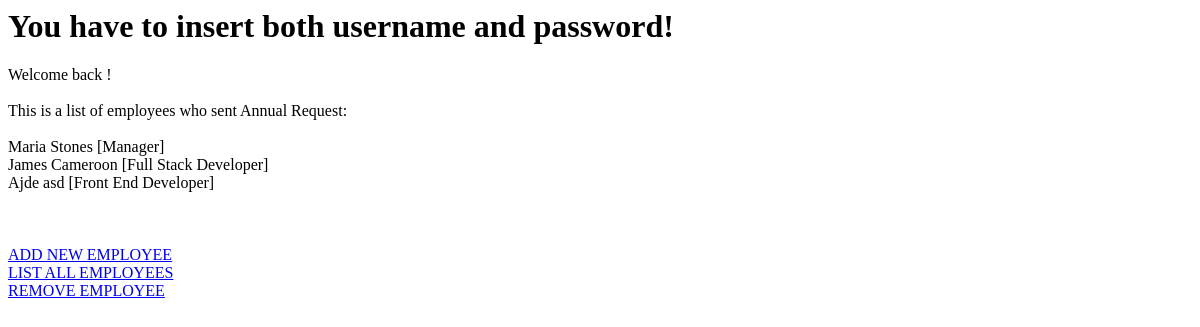
Page /adminPanelControl.php on the earlier database version.
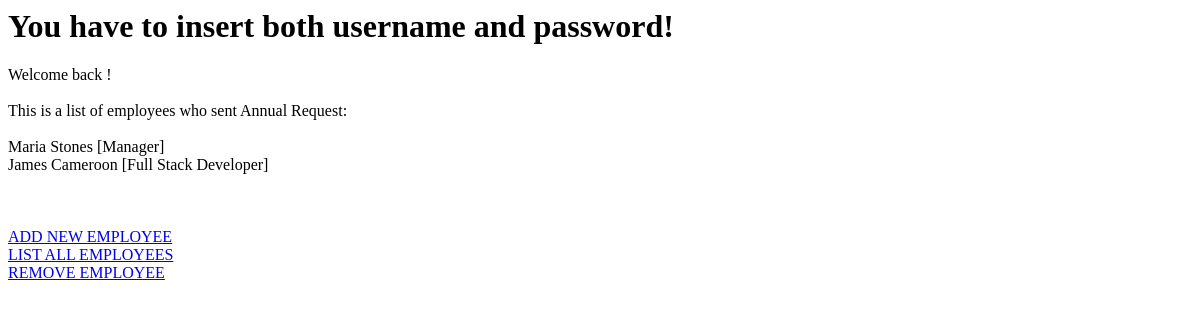
Same page on the later database version.
### tables this page shows
CREATE TABLE `employees` (
  `employeeId` int(11) NOT NULL,
  `employeeName` varchar(20) NOT NULL,
  `employeeSurname` varchar(30) NOT NULL,
  `employeeBirthDate` date NOT NULL,
  `employeeStartJobDate` date NOT NULL,
  `employeePosition` varchar(30) NOT NULL,
  `employeeContractType` varchar(20) NOT NULL,
  `employeeUsername` varchar(20) NOT NULL,
  `employeePassword` varchar(20) NOT NULL,
  `employeeFreeDays` int(40) NOT NULL,
  `employeeAnnualStatus` tinyint(1) NOT NULL,
  `employeeAnnualRequest` tinyint(1) NOT NULL,
  `employeeAnnualDateStart` date DEFAULT NULL,
  `employeeAnnualDateEnd` date NOT NULL,
  `employeeAnnualSelectedDays` int(11) NOT NULL
);

### adminPanelControl.php (the view, shortened to what this page needs)
<?php
        $adminUsername=$_POST['ausername'];
        $adminPassword=$_POST['apassword'];
        if(empty($_SESSION['adminUsername']) || empty($_SESSION['adminPassword']))
            echo "<h1>You have to insert both username and password!</h1>";
        if(($row['adminUsername']==$adminUsername) && ($row['adminPassword']==$adminPassword))
            echo "Welcome back ".$row['adminName']." ".$row['adminSurname']."!<br>";
        else
            header("location:adminPanelLogin.php");
        $conn2=new mysqli("localhost","root","","companyannualleave");
        $sql2= "SELECT * FROM employees WHERE employeeAnnualRequest = true";
        $result2= $conn2->query($sql2);
        $rows2 = $result2->fetch_all(MYSQLI_ASSOC);
        echo "<br>This is a list of employees who sent Annual Request: <br><br>";
        foreach($rows2 as $row2)
        {
            echo $row2['employeeName']." ".$row2['employeeSurname']." [".$row2['employeePosition']."]<br>";
        }
?>
<!DOCTYPE html>
<html lang="en">
<head>
</head>
<body>
        <br><br><br>
        <?php
        echo "<a href='adminPanelAdd.php'>ADD NEW EMPLOYEE</a><br>";
        echo "<a href='adminPanelList.php'>LIST ALL EMPLOYEES</a><br>";
        echo "<a href='adminPanelDelete.php'>REMOVE EMPLOYEE</a><br><br>";
        ?>
</body>
</html>

Differences in the rows shown:
removed employees: employeeName "Ajde", employeeSurname "asd", employeePosition "Front End Developer"
